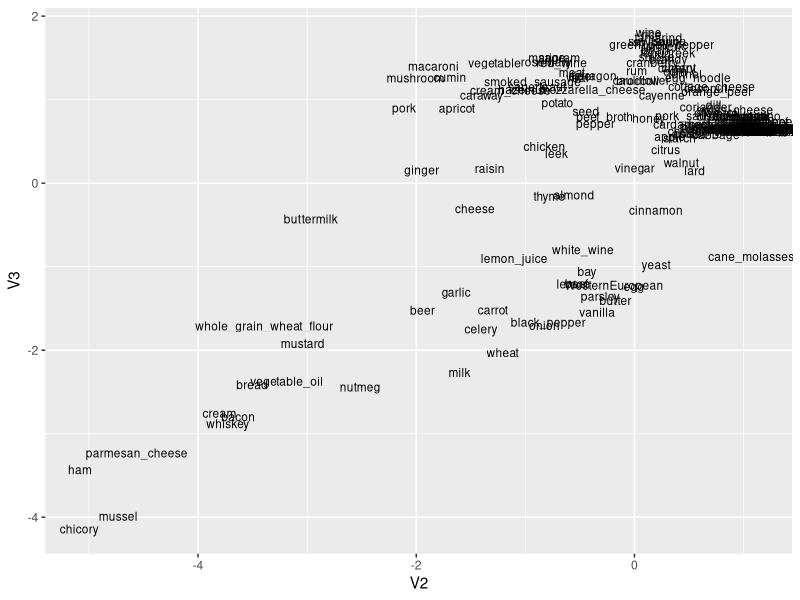

Source code (R):
library(ggplot2)

data <- read.csv('foods.csv', header=FALSE)
my.plot <- ggplot(data, aes(x=V2, y=V3, label=V1)) + geom_text(size=3)
